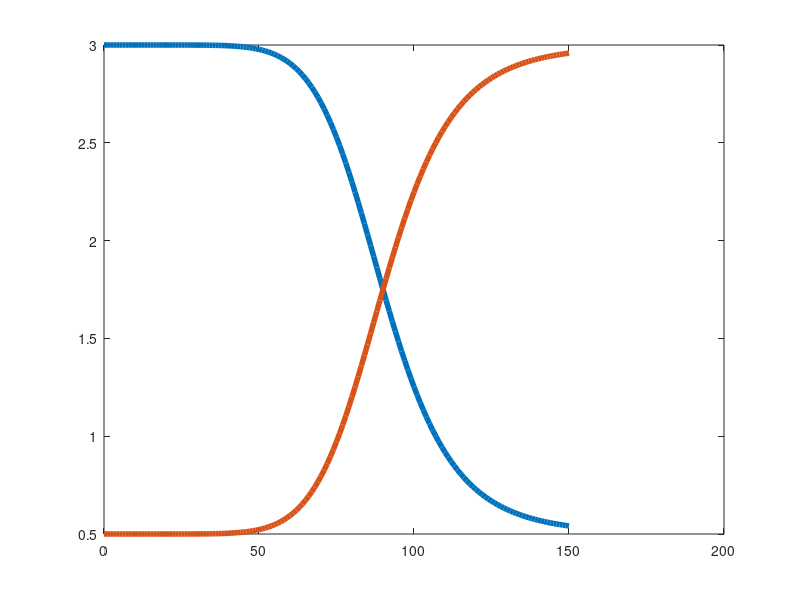

The MATLAB source for this figure:
p = [0:150];
HM = 3;
Hm = .5;
k = 8;
p2 = 90;
x1 = (HM-Hm)*p2.^k./(p.^k+p2^k)+Hm;
x2 = (HM-Hm)*p.^k./(p.^k+p2^k)+Hm;
figure(1);
h=plot(p,x1,p,x2)
set(h,'linewidth',4);

figure(1);
print -depsc2 sigmoids.eps
